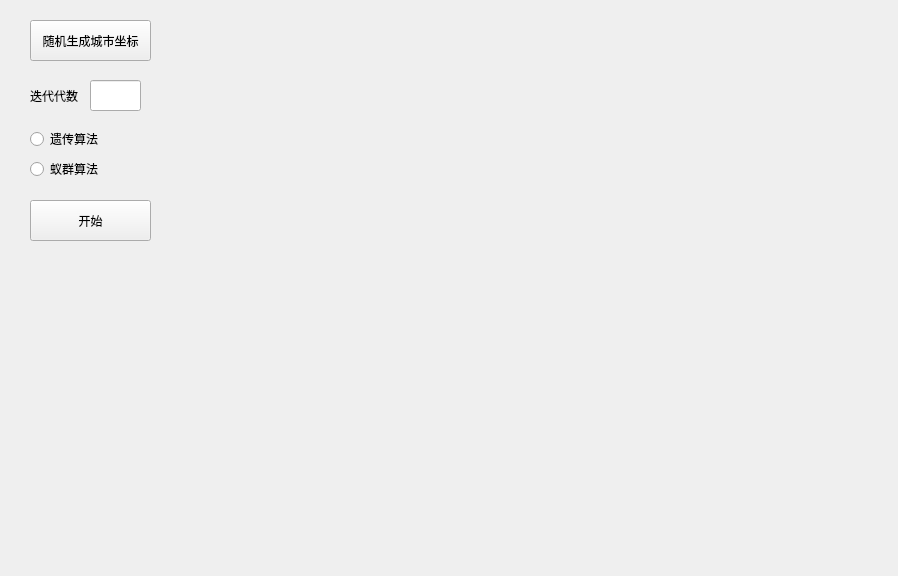
<?xml version="1.0" encoding="UTF-8"?>
<ui version="4.0">
 <class>MainWindow</class>
 <widget class="QMainWindow" name="MainWindow">
  <property name="geometry">
   <rect>
    <x>0</x>
    <y>0</y>
    <width>898</width>
    <height>576</height>
   </rect>
  </property>
  <property name="windowTitle">
   <string>MainWindow</string>
  </property>
  <widget class="QWidget" name="centralwidget">
   <widget class="QPushButton" name="pushButton">
    <property name="geometry">
     <rect>
      <x>30</x>
      <y>20</y>
      <width>121</width>
      <height>41</height>
     </rect>
    </property>
    <property name="text">
     <string>随机生成城市坐标</string>
    </property>
   </widget>
   <widget class="QLineEdit" name="lineEdit">
    <property name="geometry">
     <rect>
      <x>90</x>
      <y>80</y>
      <width>51</width>
      <height>31</height>
     </rect>
    </property>
   </widget>
   <widget class="QLabel" name="label">
    <property name="geometry">
     <rect>
      <x>30</x>
      <y>80</y>
      <width>51</width>
      <height>31</height>
     </rect>
    </property>
    <property name="text">
     <string>迭代代数：</string>
    </property>
   </widget>
   <widget class="QRadioButton" name="radioButton">
    <property name="geometry">
     <rect>
      <x>30</x>
      <y>130</y>
      <width>91</width>
      <height>18</height>
     </rect>
    </property>
    <property name="text">
     <string>遗传算法</string>
    </property>
   </widget>
   <widget class="QRadioButton" name="radioButton_2">
    <property name="geometry">
     <rect>
      <x>30</x>
      <y>160</y>
      <width>91</width>
      <height>18</height>
     </rect>
    </property>
    <property name="text">
     <string>蚁群算法</string>
    </property>
   </widget>
   <widget class="QPushButton" name="pushButton_2">
    <property name="geometry">
     <rect>
      <x>30</x>
      <y>200</y>
      <width>121</width>
      <height>41</height>
     </rect>
    </property>
    <property name="text">
     <string>开始</string>
    </property>
   </widget>
  </widget>
 </widget>
 <resources/>
 <connections/>
</ui>
